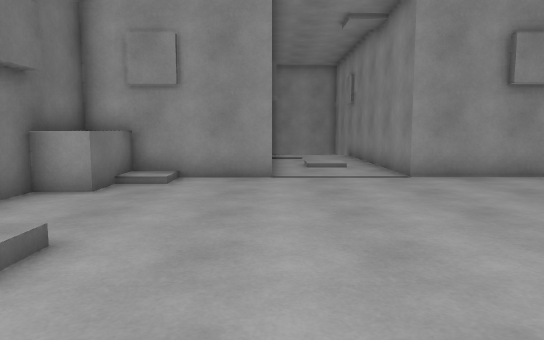
view 1 (above)

15 first-person views from a walk through a 3-D level made in the Unity game engine. The camera is 1.3 m above the floor, tilts 6° down and sees 70° across. Doors are open. The floor is counted in squares, 1 m on a side. Each view is taken from the middle of a square. On the plan, view 1 faces up. The plan holds only what a view shows up to about 16 squares ahead; the rest is blank. The place goes on beyond the plan. The player is left out. Some animated figures are left out.

view 2
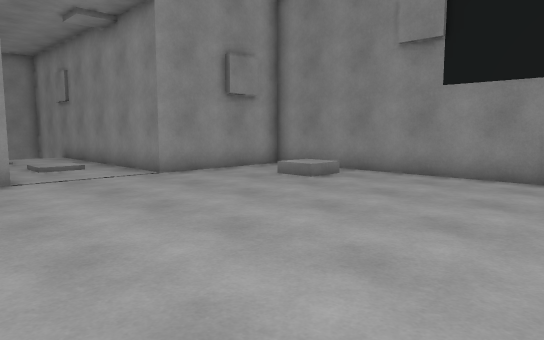

view 3
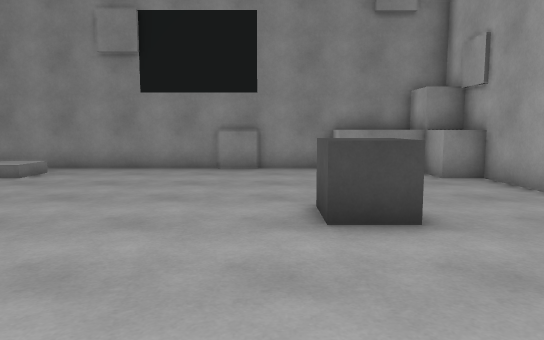

view 4
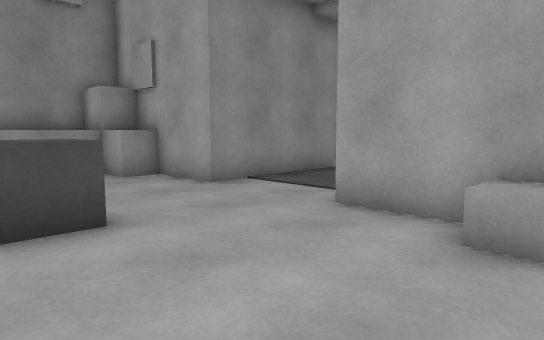

view 5
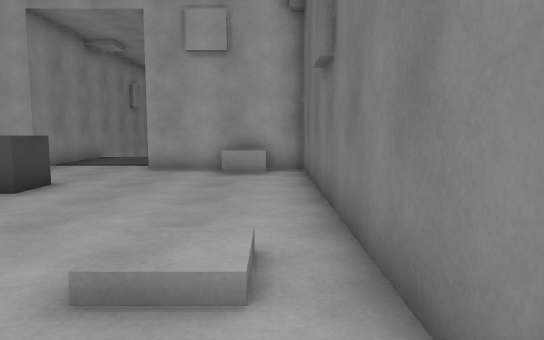

view 6
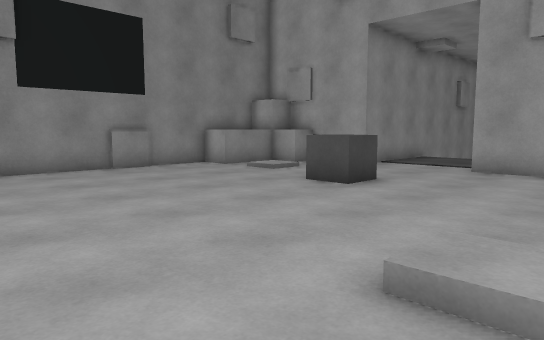

view 7
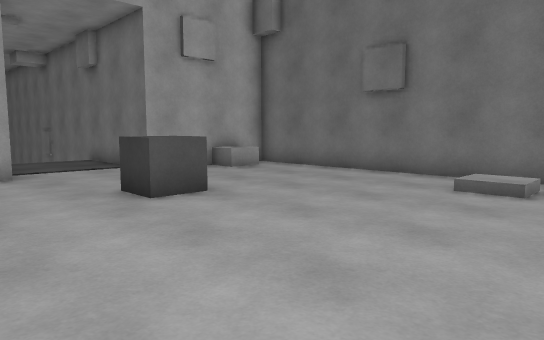

view 8
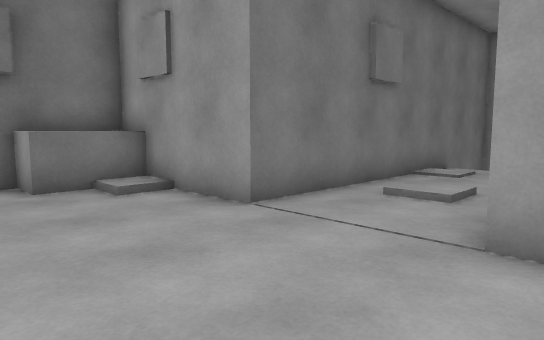

view 9
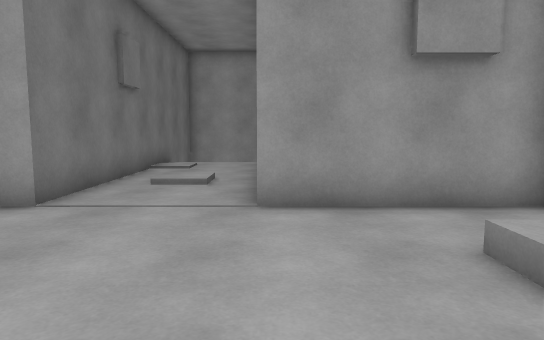

view 10
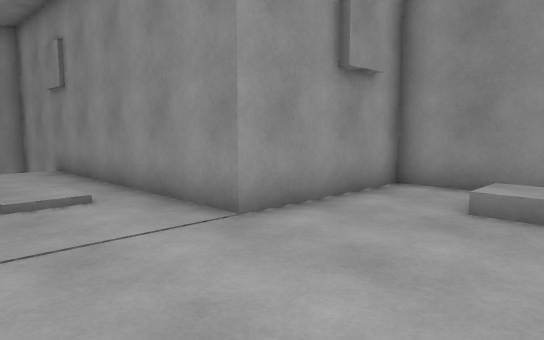

view 11
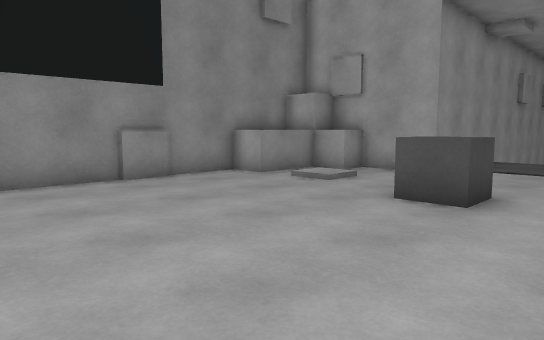

view 12
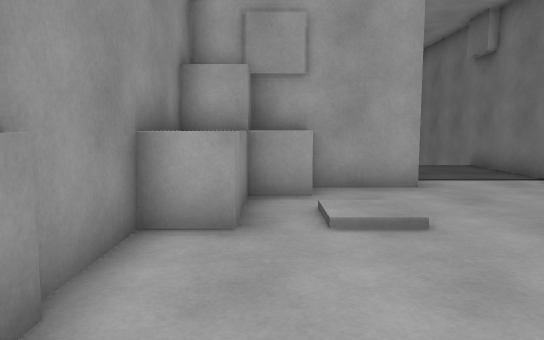

view 13
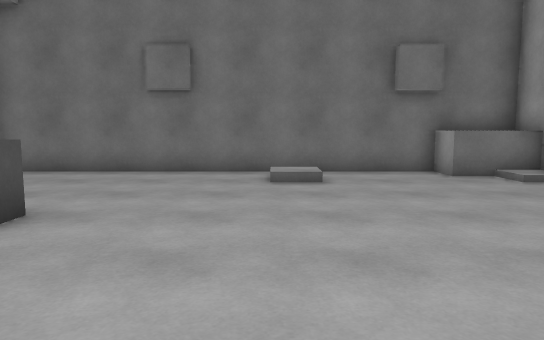

view 14
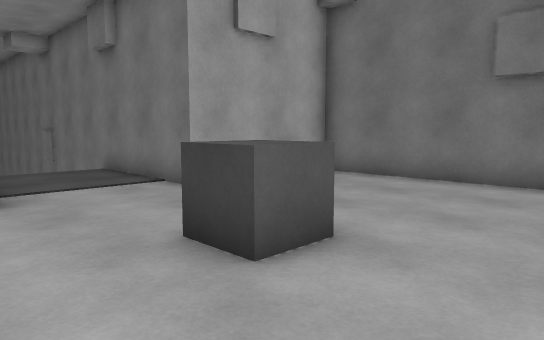

view 15
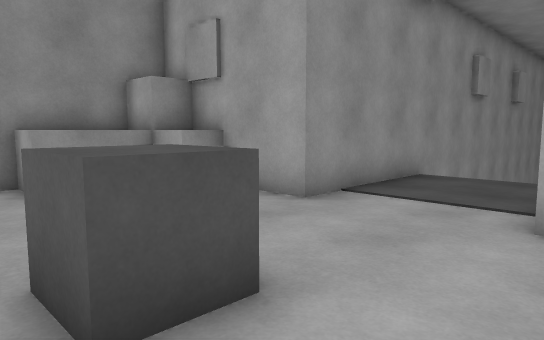

### Floor plan
Key: @ floor where view 1 was taken; # wall or solid block; . main floor; : floor 0.25 m higher than the main floor; / step, stairs or slope; D open door; = window, fence, low wall or low ledge; ^ raised ledge; v drop or lower ground; O other object.
Columns run from 5 left of view 1 to 9 right of it. Each row starts with its distance up from view 1.
 21      #   #
 20      #   #
 19      #vvv#
 18      #...#
 17      #...#
 16      #...#
 15      #...#
 14      #//.#
 13      #//.#
 12     ##...##
 11 #####DDDDD#####
 10 #^:...........#
  9 #^/...........#
  8 #^..........O.#
  7 #...........O.#
  6 #.............#
  5 #.............#
  4 #/:...........#
  3 #//...........#
  2 #.............#
  1 #.............#
  0 #....@........#
 -1 #......=......#
 -2 #......=..//.^#
 -3 #........./:.^#
 -4 #............^#
 -5 #^^........^^##
 -6 #####DDDDD####
 -7     ##DDD##
 -8      #...#
 -9      #...#
-10      #...#
-11      #vvv#
-12      #   #
-13      #   #

Positions as (right, up) in squares from view 1, and headings:
1: (0, 0), facing up
2: (-2, 0), facing up-right
3: (-4, 0), facing right
4: (-4, 0), facing down-right
5: (-4, 7), facing down
6: (-4, 7), facing down-right
7: (6, 6), facing down-left
8: (5, 6), facing up-left
9: (4, 4), facing up
10: (0, 6), facing up-right
11: (-1, 6), facing down-right
12: (7, 3), facing down
13: (7, 3), facing left
14: (5, 2), facing down-left
15: (-1, 0), facing down-right
